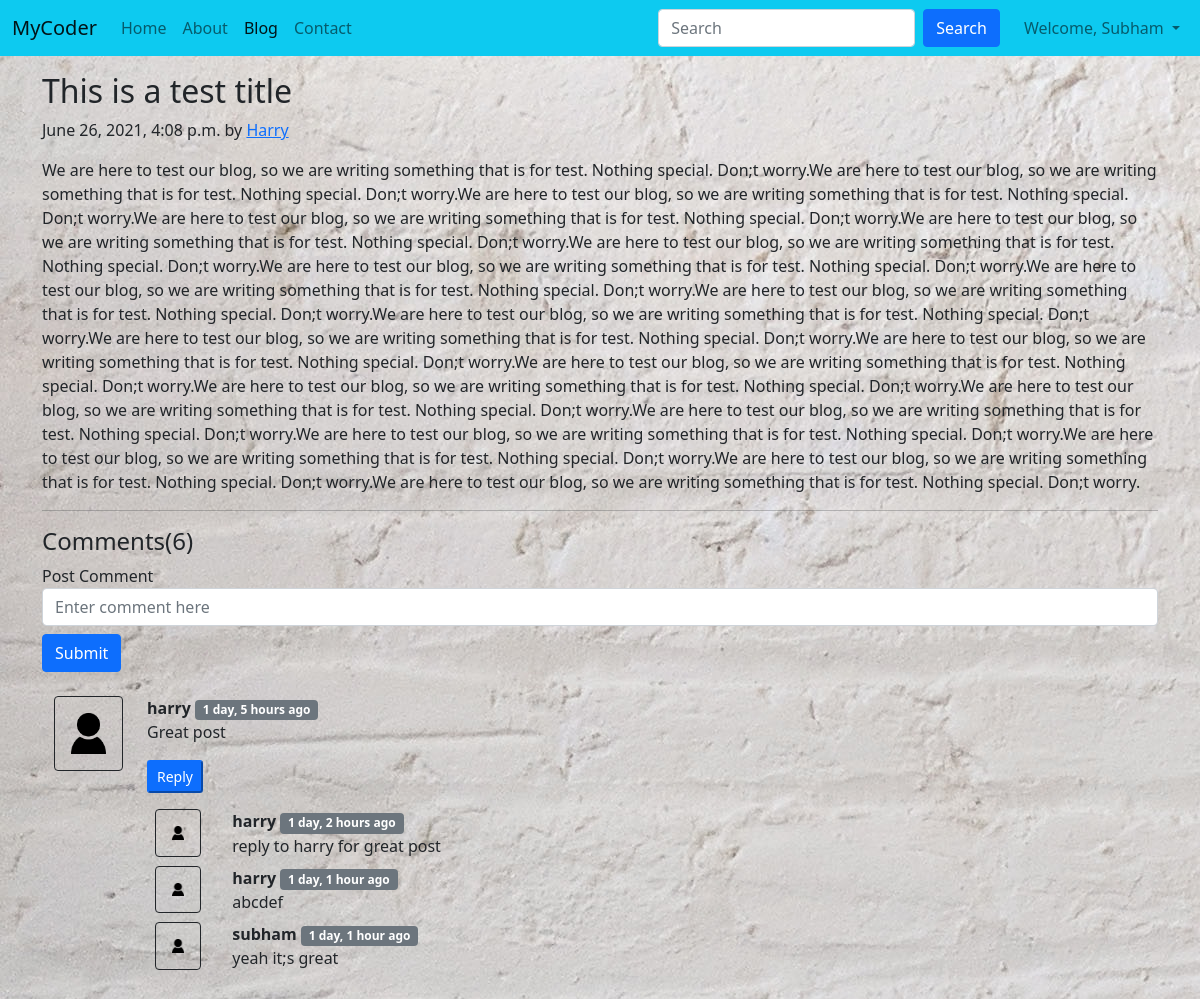
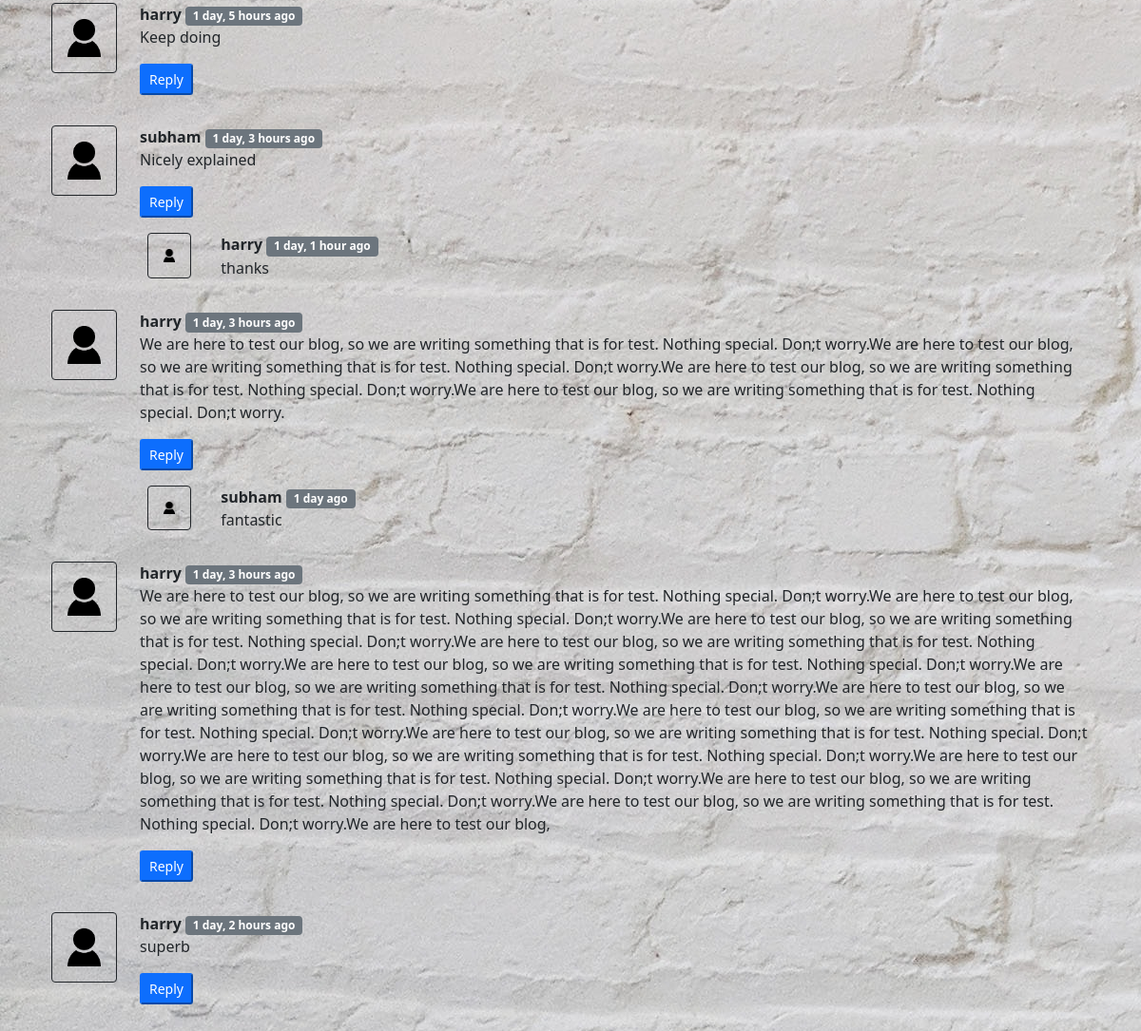
/blog/firstdslugpost (signed in), run on the app's committed database (2 pictures, top to bottom).
### blog/models.py (models this page shows, shortened)
class Post(models.Model):
    sno = models.AutoField(primary_key=True)
    title = models.CharField(max_length=255)
    content = models.TextField()
    author = models.CharField(max_length=13)
    slugs = models.CharField(max_length=130)
    timestamp = models.DateTimeField(blank=True)

class BlogComment(models.Model):
    sno = models.AutoField(primary_key=True)
    comment = models.TextField()
    user = models.ForeignKey(User, on_delete=models.CASCADE)
    post = models.ForeignKey(Post, on_delete=models.CASCADE)
    parent = models.ForeignKey('self', on_delete=models.CASCADE, null=True)
    timestamp = models.DateTimeField(default=now)

### blog/views.py (the view)
# urls.py: path('<str:slug>', views.blogPost, name='blogPost')
def blogPost(request, slug):
    post = Post.objects.filter(slugs=slug).first()
    comments = BlogComment.objects.filter(post=post, parent=None)
    replies = BlogComment.objects.filter(post=post).exclude(parent=None)
    repDict={}
    for reply in replies:
        if reply.parent.sno not in repDict.keys():
            repDict[reply.parent.sno] = [reply]
        else:
            repDict[reply.parent.sno].append(reply)
    context = {'post': post, 'comments':comments, 'user': request.user, 'repDict':repDict}
    return render(request, 'blog/blogPost.html', context)

### blog/templatetags/extras.py (called while the page is built)
@register.filter(name="get_val")
def get_val(dict, key):
    return dict.get(key)

### templates/blog/blogPost.html (shortened to what this page needs)
{% extends 'base.html' %}
{% block blogactive %} active {% endblock blogactive %}
{% block body %}
{% load humanize %}
{% load extras %}
<div class="container my-3">
    <h2 class="blog-post-title">{{post.title}}</h2>
    <p class="blog-post-meta">{{post.timestamp}} by <a href="/about">{{post.author}}</a></p>
    <p>{{post.content| safe}}</p>
    <hr>
</div>
<div class="container">
    <h4>Comments({{comments.count}})</h4>
    <div class="my-2">
        {% if user.is_authenticated %}
        <form action="/blog/postComment" method="post">
            <div class="form-group">
                <label for="exampleInputEmail1">Post Comment</label>
                <input type="text" class="form-control" name="comment" placeholder="Enter comment here" required>
            </div>
            <button type="submit" class="btn btn-primary my-2">Submit</button>
        </form>
        {% else %}
        <p>Please login to post comment</p>
        {% endif %}
    </div>
    {% for comment in comments %}
    <div class="row my-3 mx-0">
        <div class="col-md-1">
            <img src="/static/img/user.png" class="rounded mx-auto d-block w-100 p-3 border border-dark" alt="user">
        </div>
        <div class="col-md-11">
            <b>{{comment.user.username}} </b>
            <span class="badge bg-secondary">{{comment.timestamp | naturaltime}}</span>
            <div>{{comment.comment}}</div>
            <div class="reply mx-0 my-3">
            {% if user.is_authenticated %}
                <p>
                    <button class="btn-sm btn-primary" type="button" data-bs-toggle="collapse"
                        data-bs-target="#replyBox{{comment.sno}}" aria-expanded="false"
                        aria-controls="replyBox{{comment.sno}}">
                        Reply
                    </button>
                </p>
                {% else %}
                <button class="btn-sm btn-primary" type="button" data-bs-toggle="collapse"
                        data-bs-target="#replyBox{{comment.sno}}" aria-expanded="false"
                        aria-controls="replyBox{{comment.sno}}" disabled>
                        Login to Reply
                    </button>
                {% endif %}
                <div class="replies">
                    {% for reply in repDict|get_val:comment.sno %}
                    <div class="row my-2">
                        <div class="col-md-1">
                            <img src="/static/img/user.png" class="rounded mx-auto d-block w-75 p-3 border border-dark rounded" alt="user">
                        </div>
                        <div class="col-md-11">
                            <b>{{reply.user.username}} </b>
                            <span class="badge bg-secondary">{{reply.timestamp | naturaltime}}</span>
                            <div>{{reply.comment}}</div>
                        </div>
                    </div>
                    {% endfor %}
                </div>
            </div>
        </div>
    </div>
    {% endfor %}
</div>
{% endblock body %}

### templates/base.html (shortened to what this page needs)
<!doctype html>
<html lang="en">
<head>
  <link href="https://cdn.jsdelivr.net/npm/bootstrap@5.0.1/dist/css/bootstrap.min.css" rel="stylesheet"
>
  <link rel="stylesheet" href="/static/css/style.css">
</head>
<body style="background-image: url('/static/img/home.png');">
  <nav class="navbar navbar-expand-lg navbar-light bg-info">
    <div class="container-fluid">
      <a class="navbar-brand" href="/">MyCoder</a>
      <div class="collapse navbar-collapse" id="navbarSupportedContent">
        <ul class="navbar-nav me-auto mb-2 mb-lg-0">
          <li class="nav-item">
            <a class="nav-link {% block homeactive %}{% endblock homeactive %}" aria-current="page" href="/">Home</a>
          </li>
          <li class="nav-item">
            <a class="nav-link {% block aboutactive %}{% endblock aboutactive %}" href="/about">About</a>
          </li>
          <li class="nav-item">
            <a class="nav-link {% block blogactive %}{% endblock blogactive %}" href="/blog">Blog</a>
          </li>
          <li class="nav-item">
            <a class="nav-link {% block contactactive %}{% endblock contactactive %}" href="/contact">Contact</a>
          </li>
        </ul>
        <form action="/search" class="d-flex mx-3" method="get">
          <input class="form-control me-2" name="query" id="query" type="search" placeholder="Search"
            aria-label="Search" required>
          <button for="query" class="btn btn-primary" type="submit">Search</button>
        </form>
        {% if user.is_authenticated %}
        <ul class="navbar-nav ml-auto">
          <li class="nav-item dropdown">
            <a class="nav-link dropdown-toggle" href="#" id="navbarDropdown" role="button" data-bs-toggle="dropdown"
              aria-expanded="false">
              Welcome, {{user.first_name}}
            </a>
          </li>
        </ul>
        {% endif %}
      </div>
    </div>
  </nav>
  {% block body %}{% endblock body %}
</body>
</html>

### data on the page
Post: title "This is a test title", timestamp "June 26, 2021, 4:08 p.m.", author "Harry", content "We are here to test our blog, so we are writing something that is for test. Nothing special. Don;t worry.We are here to test our blog, so we are writing something that is for test. Nothing special. Don;t worry.We are here to test our blog, so we are writing something that is for test. Nothing special. Don;t worry.We are here to test our blog, so we are writing something that is for test. Nothing special. Don;t worry.We are here to test our blog, so we are writing something that is for test. Nothing special. Don;t worry.We are here to test our blog, so we are writing something that is for test. Nothing special. Don;t worry.We are here to test our blog, so we are writing something that is for…"
BlogComment: user.username "harry", timestamp "1 day, 5 hours ago", comment "Great post"
BlogComment: user.username "harry", timestamp "1 day, 2 hours ago", comment "reply to harry for great post"
BlogComment: user.username "harry", timestamp "1 day, 1 hour ago", comment "abcdef"
BlogComment: user.username "subham", timestamp "1 day, 1 hour ago", comment "yeah it;s great"
BlogComment: user.username "harry", timestamp "1 day, 5 hours ago", comment "Keep doing"
BlogComment: user.username "subham", timestamp "1 day, 3 hours ago", comment "Nicely explained"
BlogComment: user.username "harry", timestamp "1 day, 1 hour ago", comment "thanks"
BlogComment: user.username "harry", timestamp "1 day, 3 hours ago", comment "We are here to test our blog, so we are writing something that is for test. Nothing special. Don;t worry.We are here to test our blog, so we are writing something that is for test. Nothing special. Don;t worry.We are here to test our blog, so we are writing something that is for test. Nothing special. Don;t worry.We are here to test our blog, so we are writing something that is for test. Nothing special. Don;t worry."
BlogComment: user.username "subham", timestamp "1 day ago", comment "fantastic"
BlogComment: user.username "harry", timestamp "1 day, 3 hours ago", comment "We are here to test our blog, so we are writing something that is for test. Nothing special. Don;t worry.We are here to test our blog, so we are writing something that is for test. Nothing special. Don;t worry.We are here to test our blog, so we are writing something that is for test. Nothing special. Don;t worry.We are here to test our blog, so we are writing something that is for test. Nothing special. Don;t worry.We are here to test our blog, so we are writing something that is for test. Nothing special. Don;t worry.We are here to test our blog, so we are writing something that is for test. Nothing special. Don;t worry.We are here to test our blog, so we are writing something that is for…"
BlogComment: user.username "harry", timestamp "1 day, 2 hours ago", comment "superb"

### other printed values
{{ user.first_name }} "Subham"
{{ comments.count }} "6"
